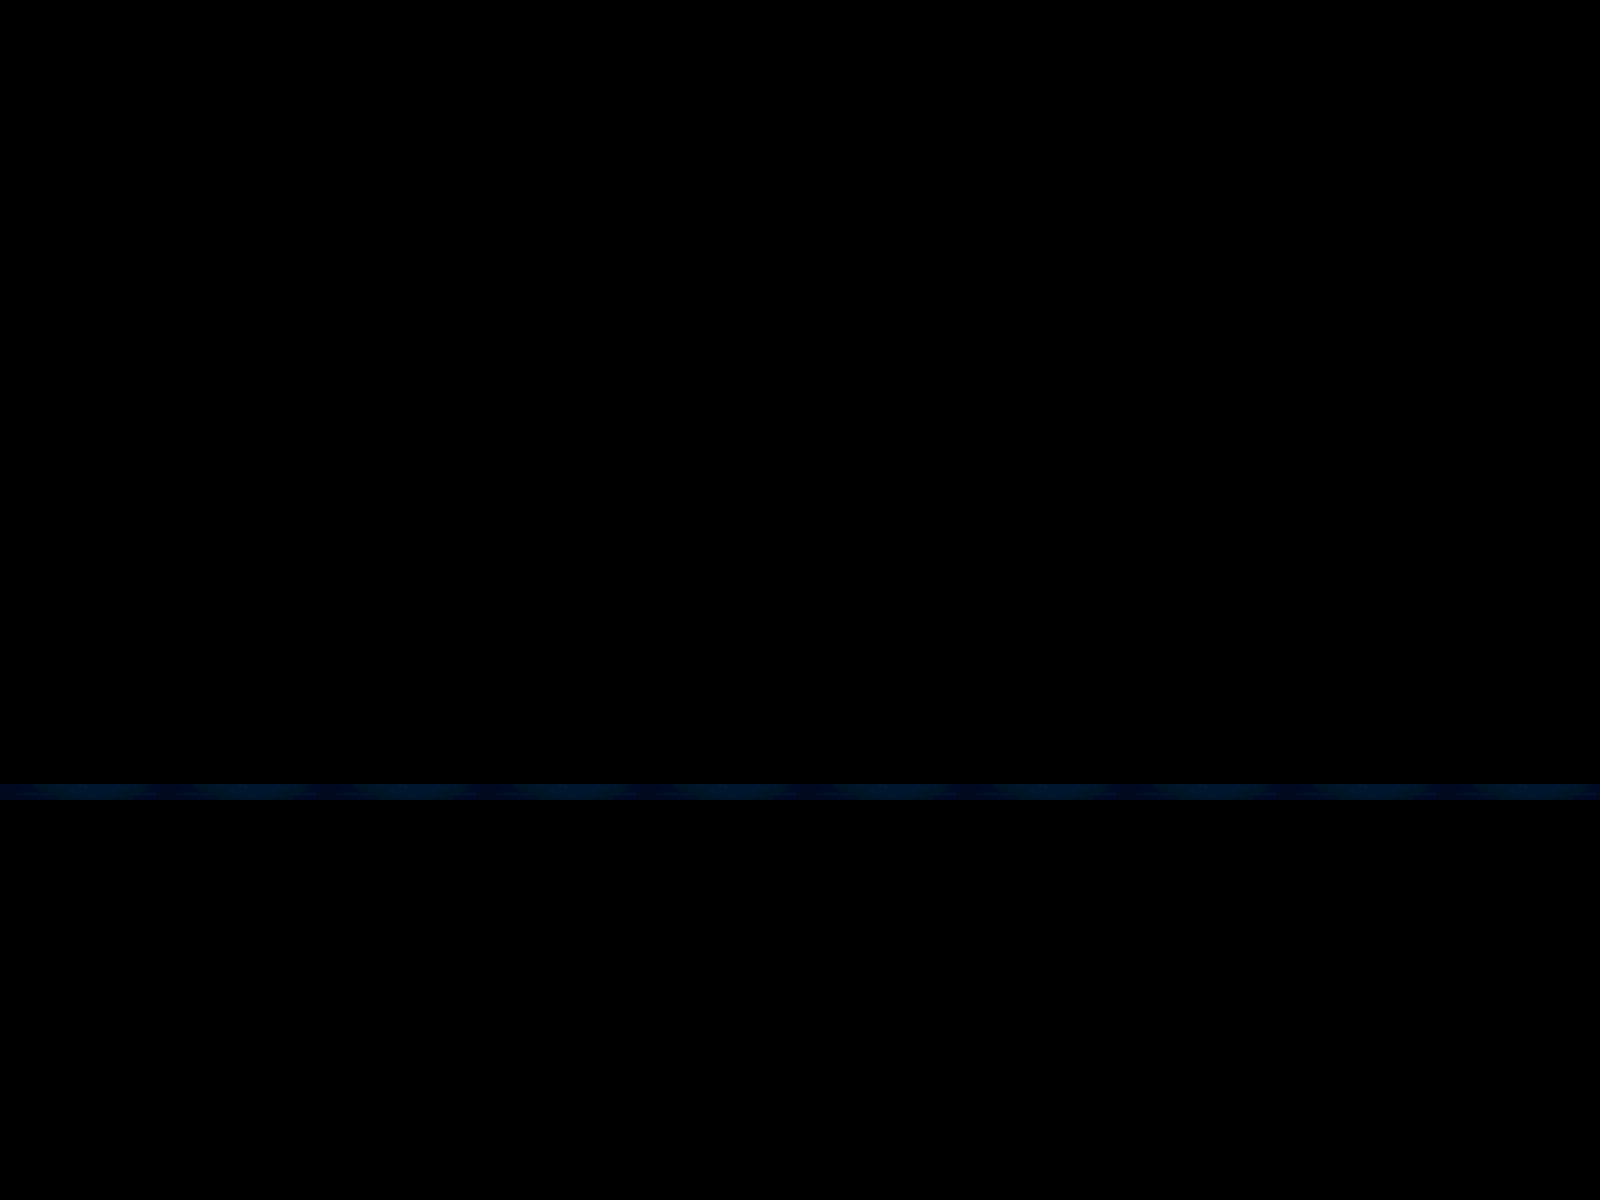

A 2D game scene composited from a Tiled map and its tileset images. What follows is a short description and the map's XML, with each tile layer's data collapsed to a summary:
An orthogonal 100x75 tile map with 16x16 px tiles, 1 tile layer (world).

<map version="1.10" tiledversion="1.10.2" orientation="orthogonal" renderorder="right-down" width="100" height="75" tilewidth="16" tileheight="16" infinite="0" nextlayerid="2" nextobjectid="1">
 <tileset firstgid="1" name="tileset_final" tilewidth="16" tileheight="16" tilecount="198" columns="18">
  <image source="../images/tileset_final.png" width="288" height="176" />
 </tileset>
 <layer id="1" name="world" width="100" height="75">
  <data>[7500 cells, 100 non-empty, 10 distinct tile ids]</data>
 </layer>
</map>
